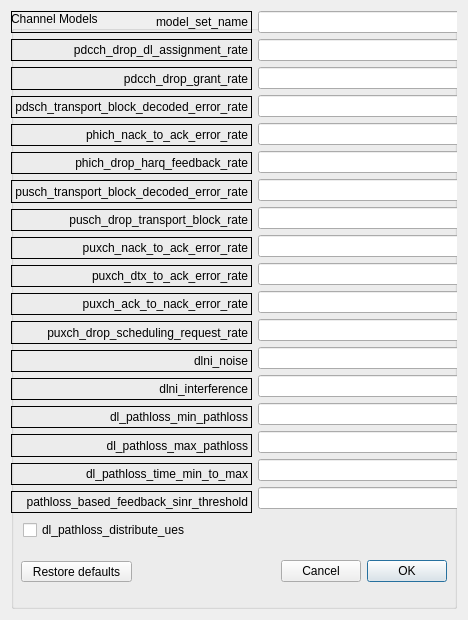
<?xml version="1.0" encoding="UTF-8"?>
<ui version="4.0">
 <class>ChannelModelForm</class>
 <widget class="QWidget" name="ChannelModelForm">
  <property name="geometry">
   <rect>
    <x>0</x>
    <y>0</y>
    <width>468</width>
    <height>620</height>
   </rect>
  </property>
  <property name="windowTitle">
   <string>Form</string>
  </property>
  <layout class="QGridLayout" name="gridLayout_2">
   <item row="0" column="0">
    <widget class="QGroupBox" name="groupBox">
     <property name="title">
      <string>Channel Models</string>
     </property>
     <widget class="QCheckBox" name="checkBox_dl_pathloss_distribute_ues">
      <property name="geometry">
       <rect>
        <x>12</x>
        <y>509</y>
        <width>183</width>
        <height>20</height>
       </rect>
      </property>
      <property name="text">
       <string>dl_pathloss_distribute_ues</string>
      </property>
     </widget>
     <widget class="QDialogButtonBox" name="buttonBox">
      <property name="geometry">
       <rect>
        <x>270</x>
        <y>530</y>
        <width>201</width>
        <height>61</height>
       </rect>
      </property>
      <property name="layoutDirection">
       <enum>Qt::RightToLeft</enum>
      </property>
      <property name="standardButtons">
       <set>QDialogButtonBox::Cancel|QDialogButtonBox::Ok</set>
      </property>
     </widget>
     <widget class="QPushButton" name="restoreDefaults">
      <property name="geometry">
       <rect>
        <x>10</x>
        <y>550</y>
        <width>111</width>
        <height>21</height>
       </rect>
      </property>
      <property name="text">
       <string>Restore defaults</string>
      </property>
     </widget>
     <widget class="QWidget" name="layoutWidget">
      <property name="geometry">
       <rect>
        <x>0</x>
        <y>0</y>
        <width>451</width>
        <height>502</height>
       </rect>
      </property>
      <layout class="QHBoxLayout" name="horizontalLayout">
       <item>
        <layout class="QVBoxLayout" name="verticalLayout">
         <item>
          <widget class="QLabel" name="label">
           <property name="frameShape">
            <enum>QFrame::Box</enum>
           </property>
           <property name="text">
            <string>model_set_name</string>
           </property>
           <property name="alignment">
            <set>Qt::AlignRight|Qt::AlignTrailing|Qt::AlignVCenter</set>
           </property>
          </widget>
         </item>
         <item>
          <widget class="QLabel" name="label_2">
           <property name="frameShape">
            <enum>QFrame::Box</enum>
           </property>
           <property name="text">
            <string>pdcch_drop_dl_assignment_rate</string>
           </property>
           <property name="alignment">
            <set>Qt::AlignRight|Qt::AlignTrailing|Qt::AlignVCenter</set>
           </property>
          </widget>
         </item>
         <item>
          <widget class="QLabel" name="label_3">
           <property name="frameShape">
            <enum>QFrame::Box</enum>
           </property>
           <property name="text">
            <string>pdcch_drop_grant_rate</string>
           </property>
           <property name="alignment">
            <set>Qt::AlignRight|Qt::AlignTrailing|Qt::AlignVCenter</set>
           </property>
          </widget>
         </item>
         <item>
          <widget class="QLabel" name="label_4">
           <property name="frameShape">
            <enum>QFrame::Box</enum>
           </property>
           <property name="text">
            <string>pdsch_transport_block_decoded_error_rate</string>
           </property>
           <property name="alignment">
            <set>Qt::AlignRight|Qt::AlignTrailing|Qt::AlignVCenter</set>
           </property>
          </widget>
         </item>
         <item>
          <widget class="QLabel" name="label_5">
           <property name="frameShape">
            <enum>QFrame::Box</enum>
           </property>
           <property name="text">
            <string>phich_nack_to_ack_error_rate</string>
           </property>
           <property name="alignment">
            <set>Qt::AlignRight|Qt::AlignTrailing|Qt::AlignVCenter</set>
           </property>
          </widget>
         </item>
         <item>
          <widget class="QLabel" name="label_6">
           <property name="frameShape">
            <enum>QFrame::Box</enum>
           </property>
           <property name="text">
            <string>phich_drop_harq_feedback_rate</string>
           </property>
           <property name="alignment">
            <set>Qt::AlignRight|Qt::AlignTrailing|Qt::AlignVCenter</set>
           </property>
          </widget>
         </item>
         <item>
          <widget class="QLabel" name="label_7">
           <property name="frameShape">
            <enum>QFrame::Box</enum>
           </property>
           <property name="text">
            <string>pusch_transport_block_decoded_error_rate</string>
           </property>
           <property name="alignment">
            <set>Qt::AlignRight|Qt::AlignTrailing|Qt::AlignVCenter</set>
           </property>
          </widget>
         </item>
         <item>
          <widget class="QLabel" name="label_8">
           <property name="frameShape">
            <enum>QFrame::Box</enum>
           </property>
           <property name="text">
            <string>pusch_drop_transport_block_rate</string>
           </property>
           <property name="alignment">
            <set>Qt::AlignRight|Qt::AlignTrailing|Qt::AlignVCenter</set>
           </property>
          </widget>
         </item>
         <item>
          <widget class="QLabel" name="label_9">
           <property name="frameShape">
            <enum>QFrame::Box</enum>
           </property>
           <property name="text">
            <string>puxch_nack_to_ack_error_rate</string>
           </property>
           <property name="alignment">
            <set>Qt::AlignRight|Qt::AlignTrailing|Qt::AlignVCenter</set>
           </property>
          </widget>
         </item>
         <item>
          <widget class="QLabel" name="label_10">
           <property name="frameShape">
            <enum>QFrame::Box</enum>
           </property>
           <property name="text">
            <string>puxch_dtx_to_ack_error_rate</string>
           </property>
           <property name="alignment">
            <set>Qt::AlignRight|Qt::AlignTrailing|Qt::AlignVCenter</set>
           </property>
          </widget>
         </item>
         <item>
          <widget class="QLabel" name="label_11">
           <property name="frameShape">
            <enum>QFrame::Box</enum>
           </property>
           <property name="text">
            <string>puxch_ack_to_nack_error_rate</string>
           </property>
           <property name="alignment">
            <set>Qt::AlignRight|Qt::AlignTrailing|Qt::AlignVCenter</set>
           </property>
          </widget>
         </item>
         <item>
          <widget class="QLabel" name="label_12">
           <property name="frameShape">
            <enum>QFrame::Box</enum>
           </property>
           <property name="text">
            <string>puxch_drop_scheduling_request_rate</string>
           </property>
           <property name="alignment">
            <set>Qt::AlignRight|Qt::AlignTrailing|Qt::AlignVCenter</set>
           </property>
          </widget>
         </item>
         <item>
          <widget class="QLabel" name="label_13">
           <property name="frameShape">
            <enum>QFrame::Box</enum>
           </property>
           <property name="text">
            <string>dlni_noise</string>
           </property>
           <property name="alignment">
            <set>Qt::AlignRight|Qt::AlignTrailing|Qt::AlignVCenter</set>
           </property>
          </widget>
         </item>
         <item>
          <widget class="QLabel" name="label_14">
           <property name="frameShape">
            <enum>QFrame::Box</enum>
           </property>
           <property name="text">
            <string>dlni_interference</string>
           </property>
           <property name="alignment">
            <set>Qt::AlignRight|Qt::AlignTrailing|Qt::AlignVCenter</set>
           </property>
          </widget>
         </item>
         <item>
          <widget class="QLabel" name="label_15">
           <property name="frameShape">
            <enum>QFrame::Box</enum>
           </property>
           <property name="text">
            <string>dl_pathloss_min_pathloss</string>
           </property>
           <property name="alignment">
            <set>Qt::AlignRight|Qt::AlignTrailing|Qt::AlignVCenter</set>
           </property>
          </widget>
         </item>
         <item>
          <widget class="QLabel" name="label_16">
           <property name="frameShape">
            <enum>QFrame::Box</enum>
           </property>
           <property name="text">
            <string>dl_pathloss_max_pathloss</string>
           </property>
           <property name="alignment">
            <set>Qt::AlignRight|Qt::AlignTrailing|Qt::AlignVCenter</set>
           </property>
          </widget>
         </item>
         <item>
          <widget class="QLabel" name="label_17">
           <property name="frameShape">
            <enum>QFrame::Box</enum>
           </property>
           <property name="text">
            <string>dl_pathloss_time_min_to_max</string>
           </property>
           <property name="alignment">
            <set>Qt::AlignRight|Qt::AlignTrailing|Qt::AlignVCenter</set>
           </property>
          </widget>
         </item>
         <item>
          <widget class="QLabel" name="label_19">
           <property name="frameShape">
            <enum>QFrame::Box</enum>
           </property>
           <property name="text">
            <string>pathloss_based_feedback_sinr_threshold</string>
           </property>
           <property name="alignment">
            <set>Qt::AlignRight|Qt::AlignTrailing|Qt::AlignVCenter</set>
           </property>
          </widget>
         </item>
        </layout>
       </item>
       <item>
        <layout class="QVBoxLayout" name="verticalLayout_2">
         <item>
          <widget class="QLineEdit" name="tet_model_set_name"/>
         </item>
         <item>
          <widget class="QLineEdit" name="tet_pdcch_drop_dl_assignment_rate"/>
         </item>
         <item>
          <widget class="QLineEdit" name="tet_pdcch_drop_grant_rate"/>
         </item>
         <item>
          <widget class="QLineEdit" name="tet_pdsch_transport_block_decoded_error_rate"/>
         </item>
         <item>
          <widget class="QLineEdit" name="tet_phich_nack_to_ack_error_rate"/>
         </item>
         <item>
          <widget class="QLineEdit" name="tet_phich_drop_harq_feedback_rate"/>
         </item>
         <item>
          <widget class="QLineEdit" name="tet_pusch_transport_block_decoded_error_rate"/>
         </item>
         <item>
          <widget class="QLineEdit" name="tet_pusch_drop_transport_block_rate"/>
         </item>
         <item>
          <widget class="QLineEdit" name="tet_puxch_nack_to_ack_error_rate"/>
         </item>
         <item>
          <widget class="QLineEdit" name="tet_puxch_dtx_to_ack_error_rate"/>
         </item>
         <item>
          <widget class="QLineEdit" name="tet_puxch_ack_to_nack_error_rate"/>
         </item>
         <item>
          <widget class="QLineEdit" name="tet_puxch_drop_scheduling_request_rate"/>
         </item>
         <item>
          <widget class="QLineEdit" name="tet_dlni_noise"/>
         </item>
         <item>
          <widget class="QLineEdit" name="tet_dlni_interference"/>
         </item>
         <item>
          <widget class="QLineEdit" name="tet_dl_pathloss_min_pathloss"/>
         </item>
         <item>
          <widget class="QLineEdit" name="tet_dl_pathloss_max_pathloss"/>
         </item>
         <item>
          <widget class="QLineEdit" name="tet_dl_pathloss_time_min_to_max"/>
         </item>
         <item>
          <widget class="QLineEdit" name="tet_pathloss_based_feedback_sinr_threshold"/>
         </item>
        </layout>
       </item>
      </layout>
     </widget>
    </widget>
   </item>
  </layout>
 </widget>
 <resources/>
 <connections/>
</ui>
